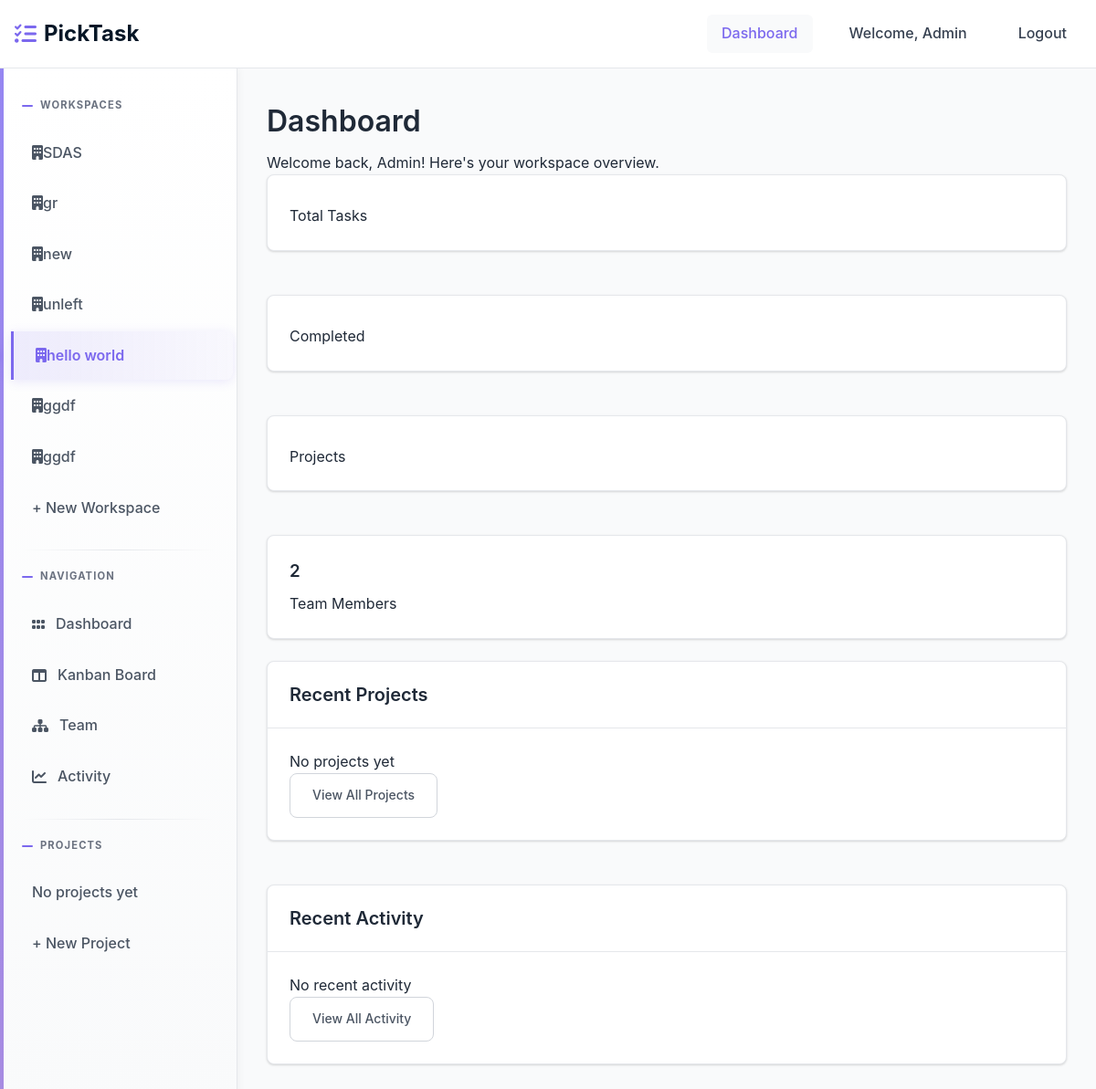
The page /workspace/ (signed in) on the database its author committed.
### home/models.py (models this page shows)
class User(AbstractUser):
    full_name = models.CharField(max_length=255, blank=True, null=True)
    created_at = models.DateTimeField(auto_now_add=True)

### workspace/models.py (models this page shows, shortened)
class Membership(models.Model):
    ROLE_CHOICES = [
        ('admin', 'Admin'),
        ('member', 'Member'),
    ]
    user = models.ForeignKey(settings.AUTH_USER_MODEL, on_delete=models.CASCADE, related_name='memberships')
    workspace = models.ForeignKey(Workspace, on_delete=models.CASCADE, related_name='memberships')
    role = models.CharField(max_length=20, choices=ROLE_CHOICES, default='member')
    joined_at = models.DateTimeField(auto_now_add=True)
    class Meta:
        unique_together = ['user', 'workspace']
        ordering = ['-joined_at']

class Workspace(models.Model):
    name = models.CharField(max_length=255)
    created_by = models.ForeignKey(settings.AUTH_USER_MODEL, on_delete=models.CASCADE, related_name='workspaces_created')
    created_at = models.DateTimeField(auto_now_add=True)
    class Meta:
        ordering = ['-created_at']

### workspace/views.py (the view, shortened to what this page needs)
# urls.py: path('', views.dashboard, name='dashboard'),
@login_required
def dashboard(request):
    current_workspace = getattr(request, 'current_workspace', None)
    context = {}
    return render(request, 'workspace/dashboard.html', context)

### templates/workspace/dashboard.html (shortened to what this page needs)
{% extends 'base.html' %}
{% load static %}
{% block content %}
<div class="dashboard-header">
    <h1>Dashboard</h1>
    <p>Welcome back, {{ user.username }}! Here's your workspace overview.</p>
</div>
{% if current_workspace %}
<div class="grid grid-cols-1 md:grid-cols-4 gap-6 mb-8">
    <div class="card">
        <div class="card-body text-center">
            <p class="text-gray-600">Total Tasks</p>
        </div>
    </div>
    <div class="card">
        <div class="card-body text-center">
            <p class="text-gray-600">Completed</p>
        </div>
    </div>
    <div class="card">
        <div class="card-body text-center">
            <p class="text-gray-600">Projects</p>
        </div>
    </div>
    <div class="card">
        <div class="card-body text-center">
            <h3 class="text-3xl font-bold text-secondary">{{ current_workspace.memberships.count }}</h3>
            <p class="text-gray-600">Team Members</p>
        </div>
    </div>
</div>
<div class="grid grid-cols-1 lg:grid-cols-2 gap-8">
    <div class="card">
        <div class="card-header">
            <h2 class="card-title">Recent Projects</h2>
        </div>
        <div class="card-body">
            {% for project in projects %}
            <div class="project-item p-4 border-b border-gray-200 last:border-b-0">
                <div class="flex items-center justify-between">
                    <div>
                        <h4 class="font-semibold">{{ project.name }}</h4>
                        <p class="text-gray-600 text-sm">{{ project.tasks.count }} tasks</p>
                    </div>
                </div>
            </div>
            {% empty %}
            <p class="text-gray-500 text-center py-4">No projects yet</p>
            {% endfor %}
            <div class="mt-4">
              <a href="{% url 'kanban:kanban' current_workspace.id %}" class="btn btn-outline w-full">
                    View All Projects
                </a>
            </div>
        </div>
    </div>
    <div class="card">
        <div class="card-header">
            <h2 class="card-title">Recent Activity</h2>
        </div>
        <div class="card-body">
            {% for activity in recent_activities %}
            <div class="activity-item p-3 border-b border-gray-200 last:border-b-0">
                <div class="flex items-start gap-3">
                    <div class="w-8 h-8 bg-primary rounded-full flex items-center justify-center text-white text-sm font-semibold">
                        {{ activity.user.username|first|upper }}
                    </div>
                    <div class="flex-1">
                        <p class="text-sm">
                            <span class="font-semibold">{{ activity.user.username }}</span>
                            {{ activity.action }}
                        </p>
                        <p class="text-gray-500 text-xs">{{ activity.timestamp|timesince }} ago</p>
                    </div>
                </div>
            </div>
            {% empty %}
            <p class="text-gray-500 text-center py-4">No recent activity</p>
            {% endfor %}
            <a href="{% url 'activity:activity' current_workspace.id %}" class="btn btn-outline w-full">
                    View All Activity
                </a>
        </div>
    </div>
</div>
{% endif %}
{% endblock %}

### templates/base.html (shortened to what this page needs)
<!DOCTYPE html>
<html lang="en">
  <head>
    <link href="https://cdnjs.cloudflare.com/ajax/libs/font-awesome/6.0.0/css/all.min.css" rel="stylesheet">
  </head>
  <body>
    <nav class="navbar" id="navbar" role="navigation" aria-label="Main navigation">
      <div class="nav-container">
        <a href="{% url 'workspace:dashboard' %}" class="logo" aria-label="PickTask home">
          <i class="fas fa-tasks" aria-hidden="true"></i>
          PickTask
        </a>
        <div class="nav-links" id="nav-links">
          {% if user.is_authenticated %}
          <a href="{% url 'workspace:dashboard' %}" class="nav-link {% if request.resolver_match.url_name == 'dashboard' %}active{% endif %}">Dashboard</a>
          <span class="nav-link">Welcome, {{ user.username }}</span>
          <a href="{% url 'authentication:logout' %}" class="nav-link">Logout</a>
          {% else %}
          <a href="{% url 'authentication:login' %}" class="nav-link">Login</a>
          <a href="{% url 'authentication:register' %}" class="nav-link">Register</a>
          {% endif %}
        </div>
      </div>
    </nav>
    <div class="app-layout">
      {% if user.is_authenticated %}
      <aside class="sidebar">{% include 'partials/sidebar.html' %}</aside>
      {% endif %}
      <main class="main-content">
        {% block content %}{% endblock %}
      </main>
    </div>
  </body>
</html>

### templates/partials/sidebar.html
<div class="sidebar-section">
  <div class="sidebar-title">Workspaces</div>
  {% for membership in user.memberships.all %}
  <a
    href="{% url 'workspace:workspace-detail' membership.workspace.id %}"
    class="sidebar-link {% if current_workspace.id == membership.workspace.id %}active{% endif %}"
  >
    <span
      ><i class="fa-solid fa-building"></i>{{membership.workspace.name}}</span
    >
  </a>
  {% endfor %}
  <a
    href="{% url 'workspace:create-workspace' %}"
    class="sidebar-link {% if request.resolver_match.url_name == 'create-workspace' %}active{% endif %}"
  >
    + New Workspace
  </a>
</div>
{% if current_workspace %}
<div class="sidebar-section">
  <div class="sidebar-title">Navigation</div>
  <a
    href="{% url 'workspace:workspace-detail' current_workspace.id %}"
    class="sidebar-link {% if request.resolver_match.url_name == 'workspace-detail' %}active{% endif %}"
    ><i class="fa-solid fa-grip"></i>Dashboard
  </a>
  <a
    href="{% url 'kanban:kanban' current_workspace.id %}"
    class="sidebar-link {% if request.resolver_match.url_name == 'kanban' %}active{% endif %}"
    ><i class="fa-solid fa-table-columns"></i>Kanban Board
  </a>
  <a
    href="{% url 'team:team' current_workspace.id %}"
    class="sidebar-link {% if request.resolver_match.url_name == 'team' %}active{% endif %}"
    ><i class="fa-solid fa-sitemap"></i>Team
  </a>
  <a
    href="{% url 'activity:activity' current_workspace.id %}"
    class="sidebar-link {% if request.resolver_match.url_name == 'activity' %}active{% endif %}"
    ><i class="fa-solid fa-chart-line"></i>Activity
  </a>
</div>
<div class="sidebar-section">
  <div class="sidebar-title">Projects</div>
  {% for project in current_workspace.projects.all %}
  <a
    href="{% url 'kanban:kanban' current_workspace.id %}?project={{ project.id }}"
    class="sidebar-link"
    ><i class="fa-solid fa-list-check"></i>{{ project.name }}
  </a>
  {% empty %}
  <span class="sidebar-link text-muted">No projects yet</span>
  {% endfor %}
  <a
    href="{% url 'workspace:create-project' current_workspace.id %}"
    class="sidebar-link"
  >
    + New Project
  </a>
</div>
{% endif %}

### rows shown on the page
User: username "Admin"
Membership: workspace.name "SDAS"
Membership: workspace.name "gr"
Membership: workspace.name "new"
Membership: workspace.name "unleft"
Membership: workspace.name "hello world"
Membership: workspace.name "ggdf"
Membership: workspace.name "ggdf"
Workspace: memberships.count "2"
